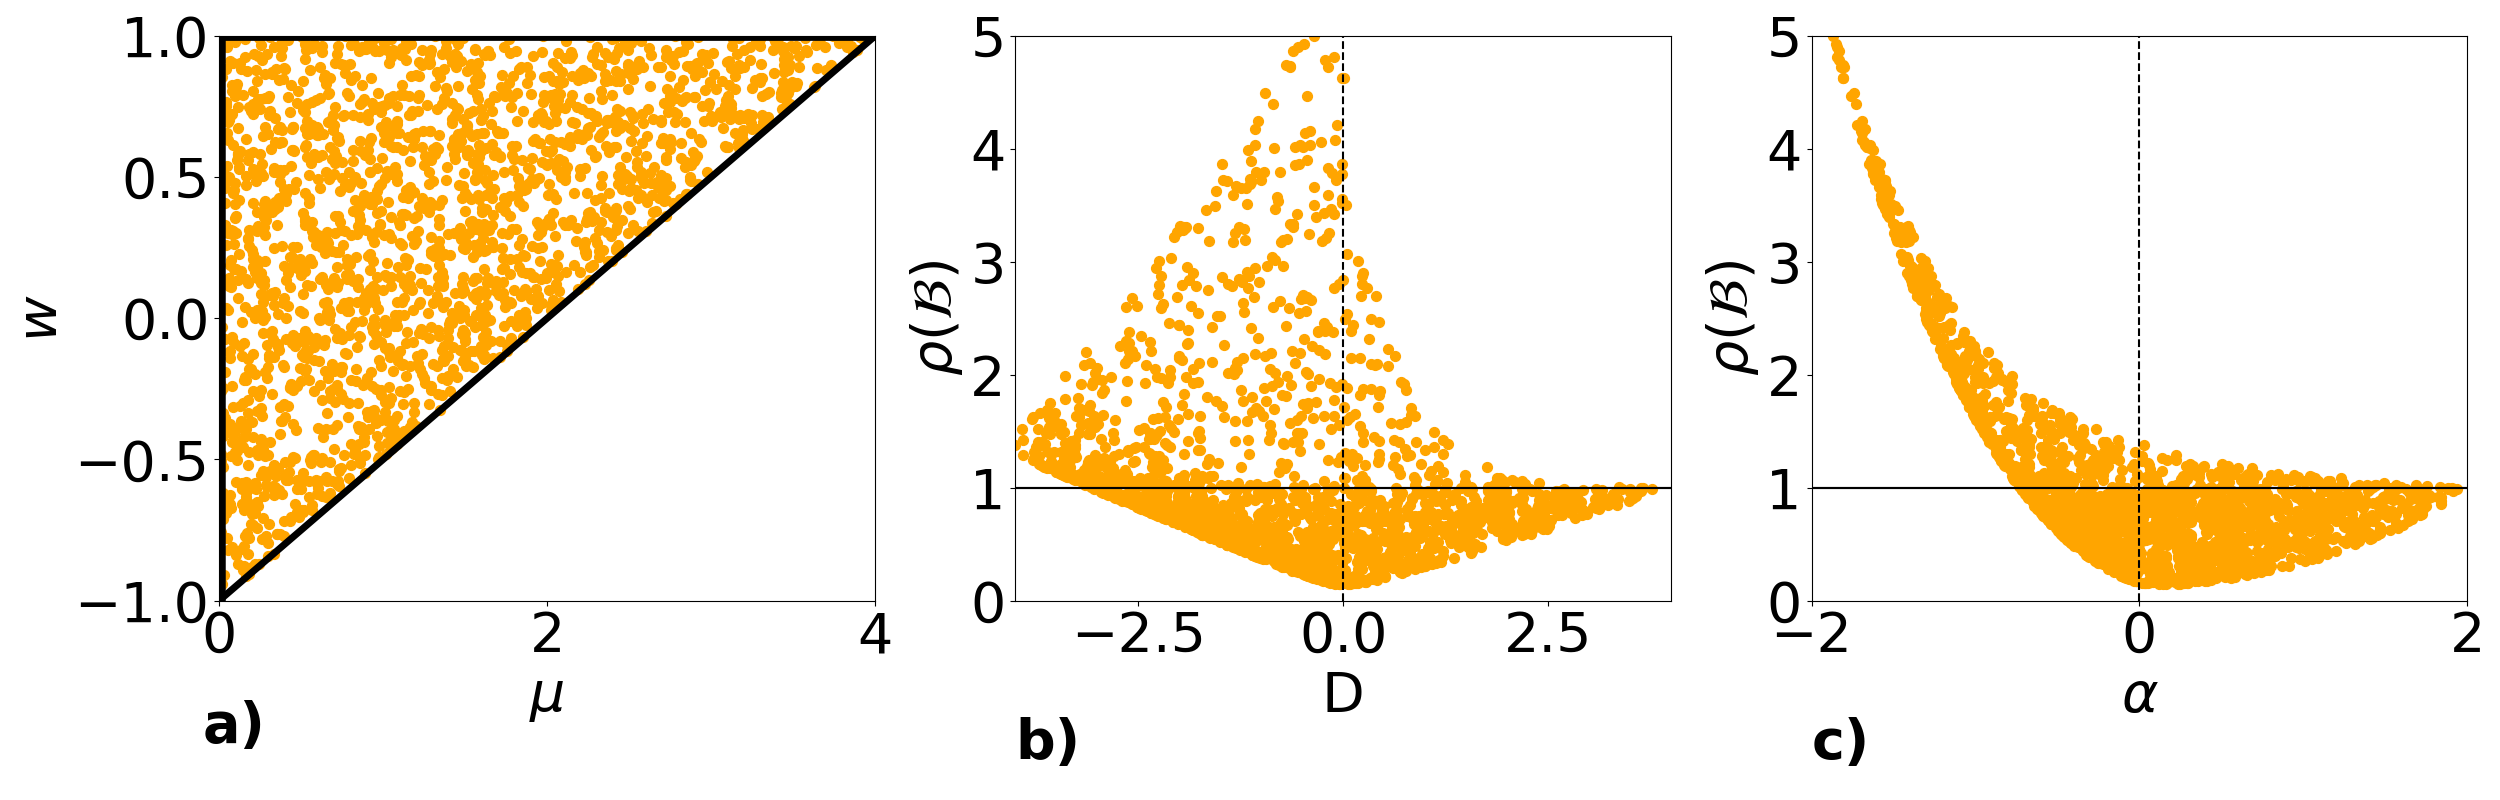

Write the Python code that produced this figure.
#!/usr/bin/env python3
# -*- coding: utf-8 -*-
"""
Created on Tue Feb 27 09:56:20 2024

@author: kostre
"""

import numpy as np
#import seaborn as sns
import matplotlib.pyplot as plt

def fct_abs(c): # complex absolute value
    
    r=c.real
    i=c.imag
    
    return np.sqrt(r**2+i**2)

def fct_RhoA(mu, w):
    
    M1=np.array([[1+w-mu,-w],[1,0]])
    
    ev, ew=np.linalg.eig(M1)
    
    NormEv=np.zeros(len(ev))
    for i in range(len(ev)):
        NormEv[i]=fct_abs(ev[i])
    
    spectral_norm=np.max(NormEv)
    
    return spectral_norm


def fct_theta(mu, w):
    
    M=np.array([[ (1+w)**2-4*mu/2*(1+w)+2*(mu**2)/3+2*(mu/2)**2,  2*w*(2*(mu/2)-(1+w)),w**2],
            [(1+w)-mu,-w,0],
            [1,0,0]],
            )
    
    ev, ew=np.linalg.eig(M)
    
    NormEv=np.zeros(len(ev))
    for i in range(len(ev)):
        NormEv[i]=fct_abs(ev[i])
    
    spectral_norm=np.max(NormEv)
    
    return spectral_norm, NormEv

def fct_D(mu,w):
    
    D=(1+w-mu)**2-4*w
    
    return D


def fct_alpha(mu,w):
    
    
    return 1+w-mu

#%% calculate D and theta

# get all parameters from first-order stable region that satiqsfy the condition -1<w<1 and mu<2*(1+w)

w=np.linspace(-1,1,1000)
mu=np.linspace(0,4,1000)
FirstOrderStableRegion=[]
for i in range(len(w)):
    for j in range(len(mu)):
        if mu[j]<2*(1+w[i]):
            FirstOrderStableRegion.append([mu[j],w[i]])
        
# sample now D and theta for all these parameters

D=[]
Theta=[]
Alpha=[]
RhoA=[]
Mu=[]
W=[]
EV1=[]
EV2=[]
EV3=[]
sim=2000

for s in range(sim):
    # pick one first order stable region parameter
    r=np.random.randint(0,len(FirstOrderStableRegion))
    mu=FirstOrderStableRegion[r][0]
    w=FirstOrderStableRegion[r][1]
    D.append(fct_D(mu,w))
    radius, EVB=fct_theta(mu,w)
    EV1.append(EVB[0])
    EV2.append(EVB[1])
    EV3.append(EVB[2])
    Theta.append(radius)
    RhoA.append(fct_RhoA(mu,w))
    Alpha.append(fct_alpha(mu,w))
    Mu.append(mu)
    W.append(w)

#%%
def f(x):
    return (x-2)*0.5


X=np.linspace(0,4,100)
# Create a figure and axis for subplots
fig, axs = plt.subplots(1, 3, figsize=(25, 8))

# Plot 1: Dampled
axs[0].axhline(y=1, color='black', linestyle='-')
axs[0].scatter(Mu, W, marker='o', color='orange', s=50)
axs[0].set_xlabel(r'$\mu$', fontsize=40)
axs[0].set_ylabel(r'$w$', fontsize=40)
axs[0].tick_params(axis='both', which='major', labelsize=40)
axs[0].set_xlim([0, 4])  # Set x-axis limits
axs[0].set_ylim([-1, 1])  # Set y-axis limits
axs[0].plot(X, f(X), color='black',  linestyle='-', linewidth=5)
axs[0].plot(X, np.ones(len(X)), color='black',  linestyle='-', linewidth=7)
axs[0].axvline(x=0, color='black',linewidth=9, linestyle='-')  # Add vertical line at x=1
axs[0].text(-0.1, -1.5, 'a)', fontsize=40, weight='bold')  # Add label "a)"


# Plot 1: D vs. Theta
axs[1].axhline(y=1, color='black', linestyle='-')
axs[1].scatter(D, Theta, marker='o', color='orange', s=50)
axs[1].set_xlabel('D', fontsize=40)
axs[1].set_ylabel(r'$\rho(\mathcal{B})$', fontsize=40)
axs[1].tick_params(axis='both', which='major', labelsize=40)
axs[1].axhline(y=1, color='black', linestyle='-')
axs[1].axvline(x=0, color='black', linestyle='--')  # Add vertical line at x=1
axs[1].set_xlim([-4, 4])  # Set x-axis limits
axs[1].set_ylim([0, 5])  # Set y-axis limits
axs[1].text(-4, -1.4, 'b)', fontsize=40, weight='bold')  # Add label "b)"


# Plot 2: Alpha vs. Theta
axs[2].axhline(y=1, color='black', linestyle='-')
axs[2].scatter(Alpha, Theta, marker='o', color='orange', s=50)
axs[2].set_xlabel(r'$\alpha$', fontsize=40)
axs[2].set_ylabel(r'$\rho(\mathcal{B})$', fontsize=40)
axs[2].tick_params(axis='both', which='major', labelsize=40)
axs[2].axhline(y=1, color='black', linestyle='-')
axs[2].axvline(x=0, color='black', linestyle='--')  # Add vertical line at x=1
axs[2].set_xlim([-2, 2])  # Set x-axis limits
axs[2].set_ylim([0, 5])  # Set y-axis limits
axs[2].text(-2, -1.4, 'c)', fontsize=40, weight='bold')  # Add label "c)"


# Adjust layout
plt.tight_layout()

# Save the combined plot
plt.savefig('Fig3.png')

# Show the combined plot
plt.show()


#%%


